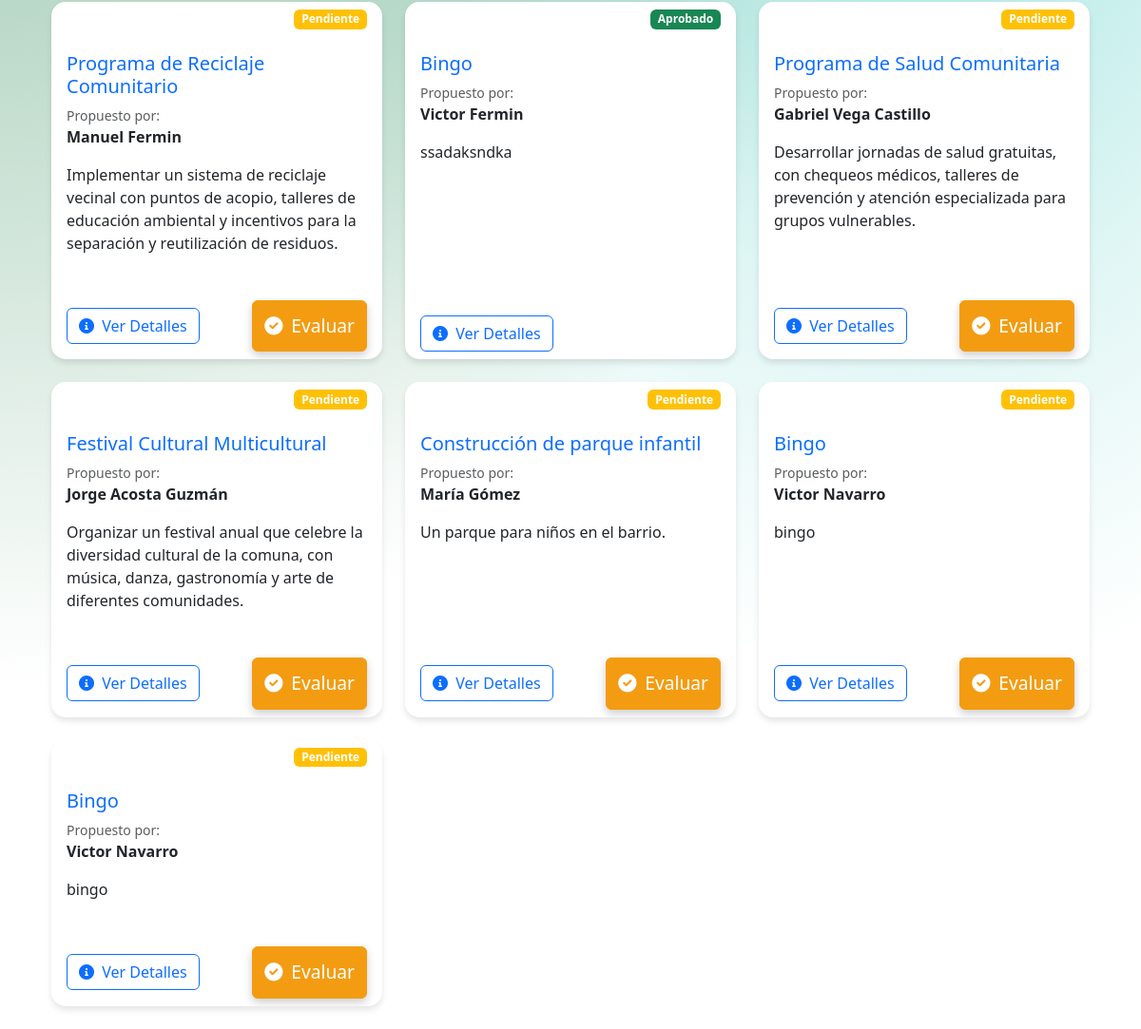
Before: /administracion/proyectos/ (signed in, lower part) with the older database file.
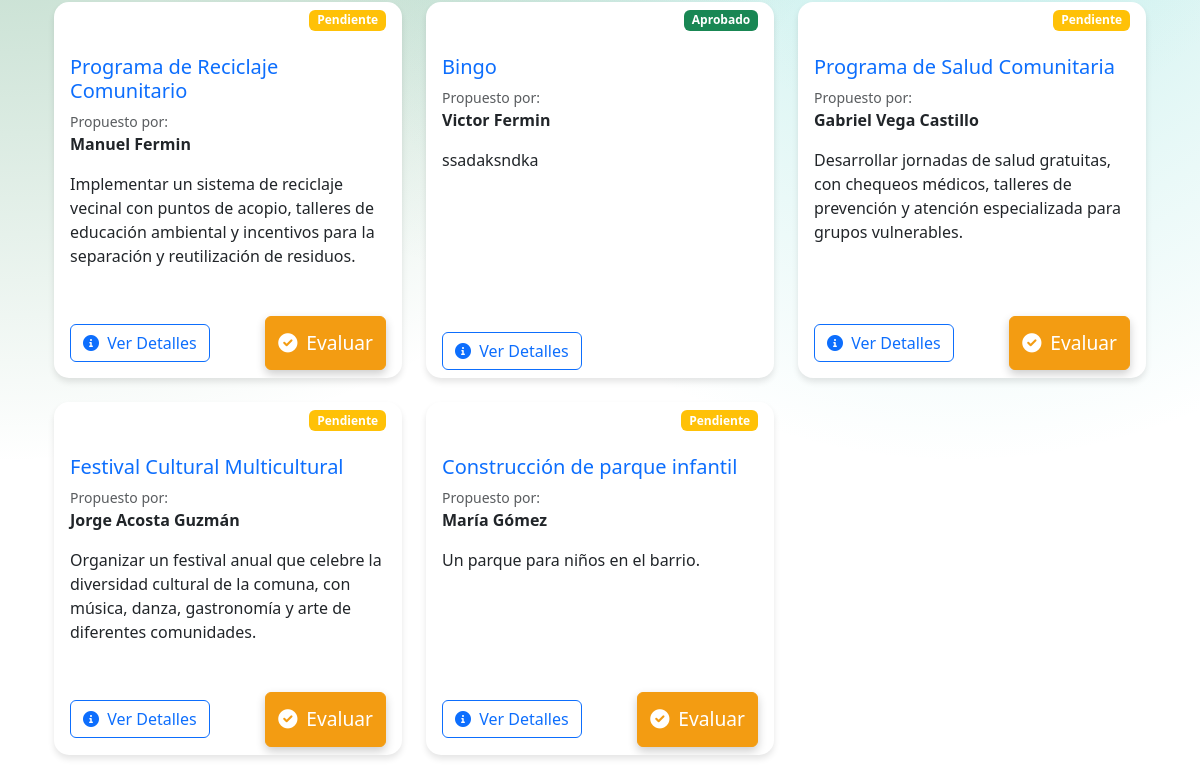
After: the same page with the newer database file.
### junta_vecinos/models.py (models this page shows, shortened)
class ProyectoVecinal(models.Model):
    ESTADO_CHOICES = [
        ('pendiente', 'Pendiente'),
        ('aprobado', 'Aprobado'),
        ('rechazado', 'Rechazado'),
    ]
    vecino = models.ForeignKey(Vecino, on_delete=models.CASCADE)
    propuesta = models.CharField(max_length=255)  # Cambiado de titulo a propuesta
    descripcion = models.TextField()
    fecha_postulacion = models.DateField(auto_now_add=True)
    estado = models.CharField(max_length=10, choices=ESTADO_CHOICES, default='pendiente')
    evidencia = models.ImageField(upload_to='evidencias/', blank=True, null=True)  # Campo evidencia
    razon_rechazo = models.TextField(null=True, blank=True)

class Vecino(models.Model):
    COMUNA_CHOICES = [
        ('ÑUÑOA', 'Ñuñoa'),
        ('PUENTE_ALTO', 'Puente Alto'),
        ('LA_FLORIDA', 'La Florida'),
    ]
    user = models.OneToOneField(User, on_delete=models.CASCADE)
    nombres = models.CharField(max_length=255)
    apellidos = models.CharField(max_length=255)
    direccion = models.CharField(max_length=255)
    telefono = models.CharField(max_length=15)
    fecha_nacimiento = models.DateField()
    rut = models.CharField(max_length=12, unique=True)
    comuna = models.CharField(max_length=20, choices=COMUNA_CHOICES, default='ÑUÑOA')
    administrador = models.ForeignKey(AdministradorComuna, on_delete=models.SET_NULL, null=True, related_name='vecinos')

### junta_vecinos/views.py (the view)
# urls.py: path('administracion/proyectos/', views.admin_proyectos, name='admin_proyectos'),
@login_required
def admin_proyectos(request):
    if not hasattr(request.user, 'administradorcomuna'):
        messages.error(request, "No tienes permiso para acceder a esta página.")
        return redirect('index')
    admin = request.user.administradorcomuna
    proyectos = ProyectoVecinal.objects.filter(vecino__comuna=admin.comuna)
    return render(request, 'junta_vecinos/admin_proyectos.html', {'proyectos': proyectos})

### junta_vecinos/templates/junta_vecinos/admin_proyectos.html (shortened to what this page needs)
{% extends 'junta_vecinos/base.html' %}
{% block content %}
<div class="container mt-4">
    <div class="row" id="proyectosGrid">
        {% for proyecto in proyectos %}
        <div class="col-md-6 col-lg-4 mb-4 proyecto-card" data-estado="{{ proyecto.estado }}">
            <div class="card h-100 hover-effect">
                <div class="card-header bg-transparent border-0">
                    <span class="badge {% if proyecto.estado == 'aprobado' %}bg-success
                                   {% elif proyecto.estado == 'rechazado' %}bg-danger
                                   {% else %}bg-warning{% endif %} float-end">
                        {{ proyecto.get_estado_display }}
                    </span>
                </div>
                <div class="card-body">
                    <h5 class="card-title text-primary">{{ proyecto.propuesta }}</h5>
                    <div class="d-flex align-items-center mb-3">
                        <div>
                            <p class="mb-0 text-muted small">Propuesto por:</p>
                            <p class="mb-0 fw-bold">{{ proyecto.vecino.nombres }} {{ proyecto.vecino.apellidos }}</p>
                        </div>
                    </div>
                    <p class="card-text">{{ proyecto.descripcion|truncatewords:30 }}</p>
                </div>
                <div class="card-footer bg-transparent border-0">
                    <div class="d-flex justify-content-between align-items-center">
                        <a href="{% url 'detalle_proyecto' proyecto.id %}" class="btn btn-outline-primary">
                            <i class="fas fa-info-circle me-1"></i> Ver Detalles
                        </a>
                        {% if proyecto.estado == 'pendiente' %}
                        <a href="{% url 'evaluar_proyecto' proyecto.id %}" class="btn btn-primary">
                            <i class="fas fa-check-circle me-1"></i> Evaluar
                        </a>
                        {% endif %}
                    </div>
                </div>
            </div>
        </div>
        {% endfor %}
    </div>
</div>
{% endblock %}

Changed rows visible on the page:
removed ProyectoVecinal: estado "Pendiente", propuesta "Bingo", vecino.nombres "Victor", vecino.apellidos "Navarro", descripcion "bingo", shows "Evaluar"
removed ProyectoVecinal: estado "Pendiente", propuesta "Bingo", vecino.nombres "Victor", vecino.apellidos "Navarro", descripcion "bingo", shows "Evaluar"
